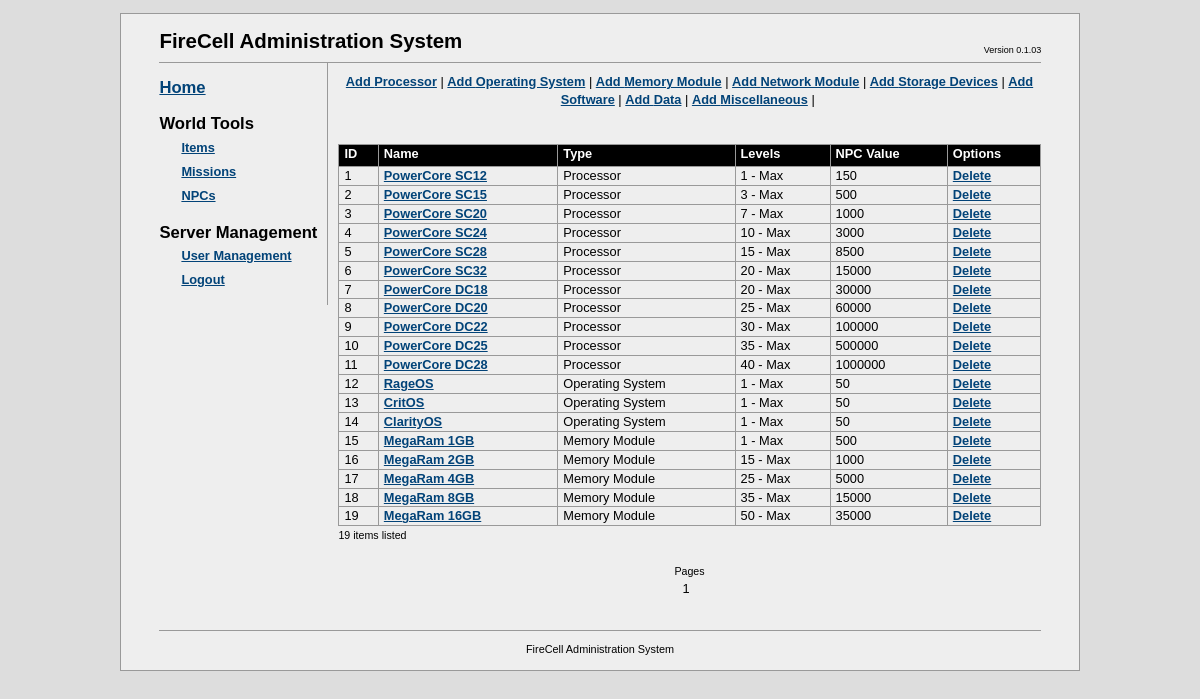
The page /fcadmin/?a=items (signed in) on the database as committed earlier.
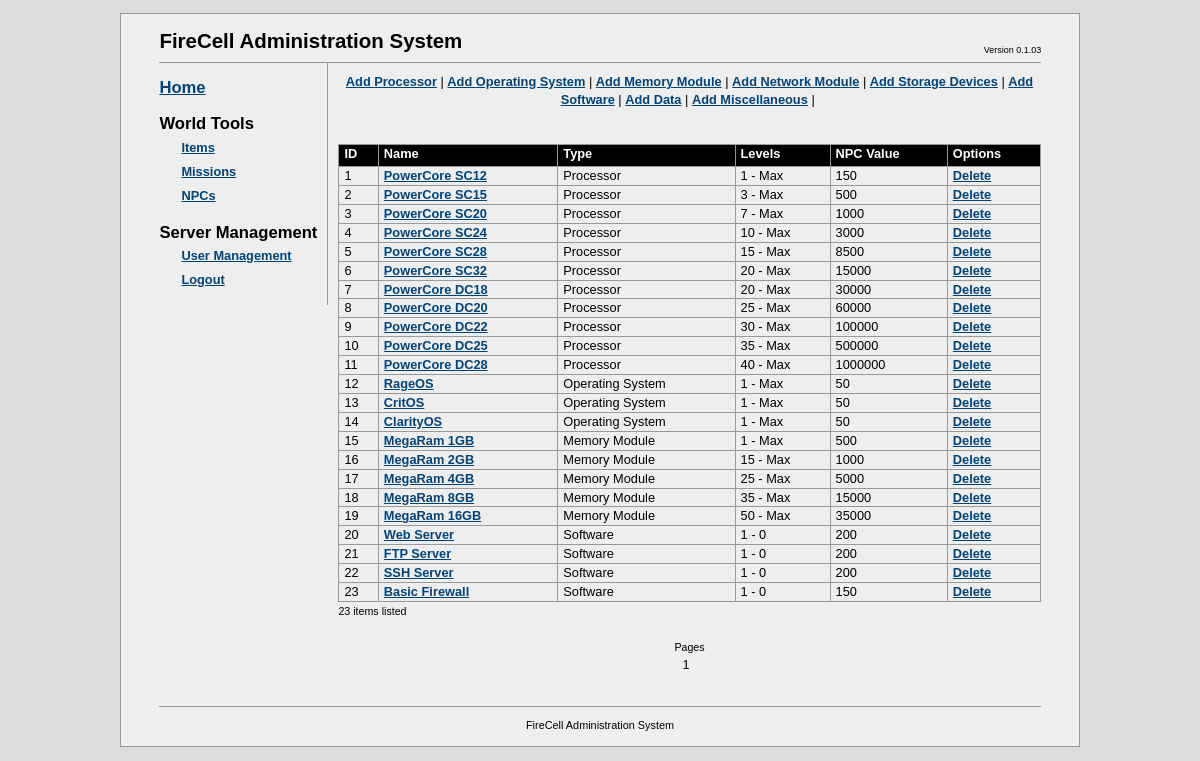
The same page on the database as committed later.
### tables this page shows
CREATE TABLE `fc_itemtypes` (
  `itemtype_id` int(10) unsigned NOT NULL auto_increment,
  `itemtype_name` varchar(32) NOT NULL,
  `itemtype_table` varchar(32) NOT NULL COMMENT 'sql table that stores items of this type',
  PRIMARY KEY  (`itemtype_id`)
);

CREATE TABLE `fc_items` (
  `item_id` bigint(20) unsigned NOT NULL auto_increment,
  `item_name` char(64) default NULL,
  `itemtype_id` int(10) unsigned NOT NULL COMMENT 'type of item (tb_itemtypes)',
  `object_id` bigint(20) unsigned NOT NULL COMMENT 'ID of the object in the table corresponding to the item type',
  `description` text,
  `min_level` int(10) unsigned NOT NULL COMMENT 'minimum level that this item can be created for',
  `max_level` int(10) unsigned default NULL COMMENT 'maximum level that this item can be created for',
  `npc_value` bigint(20) unsigned NOT NULL COMMENT 'Items NPC value',
  PRIMARY KEY  (`item_id`)
);

### fcadmin/config.php (called while the page is built, shortened)
<?php
$DB_SERVER = "localhost";
$DB_DATABASE = "firecell";
$DB_USER = "root";
$DB_PASSWORD = "root";
?>

### fcadmin/db/mysqldb.php (called while the page is built, shortened)
<?php
class MySQLDB
{
	private $link = NULL;
	public function Connect($server, $dbname, $user, $password)
	{
		$result = false;
		$this->link = mysql_pconnect($server, $user, $password);
		if ( $this->link != NULL )
		{
			$result = true;
		}
		return $result;
	}
	public function Execute($query)
	{
		$result = NULL;
		if ( $this->link != NULL )
		{
			$result = mysql_query($query, $this->link);
		}
		return $result;
	}
}
?>

### fcadmin/apps/itemmanager.php (the view, shortened to what this page needs)
<?php
require_once dirname(__FILE__)."/../config.php";
class ItemsManagerApp implements IFCAdminApp
{
  private $db = NULL;
  private $itemAction = NULL;
  private $itemTypes = NULL;
  private $itemData = NULL;
  private $itemsPerPage = 50;
  private $currentPage = 0;
  private $numPagesAvailable = 0;
  public function __construct($itemsPerPage = 50)
  {
    $this->itemsPerPage = $itemsPerPage;
  }
  public function init($db)
  {
    $this->db = $db;
    $this->itemAction = $_GET["i"];
    $this->LoadItemTypes();
    switch ( $this->itemAction )
    {
      case  NULL:
          $this->itemFilter = $_GET["f"];
          $this->currentPage = $_GET["page"];
          if ( $this->currentPage == NULL )
            $this->currentPage = 0;
          $this->numItems = $this->GetNumItems();
          $this->numPagesAvailable = ceil($this->numItems / $this->itemsPerPage);
          $this->itemData = $this->LoadItems();
        break;
    }
    return true;
  }
  public function render()
  {
    switch ( $this->itemAction )
    {
      case  NULL:
        $startIndex = $this->currentPage * $this->itemsPerPage;
        $this->render_options();
        $this->render_list($startIndex);
        $this->render_pages();
        break;
    }
  }
  private function render_options()
  {
    echo "<center>";
    foreach ($this->itemTypes as $id => $type)
    {
      echo "<a href=\"?a=items&i=-1&t=$id\">Add ".$type->name."</a> |&nbsp;";
    }
    echo "</center><br/><br/>";
  }
  private function render_list($startIndex = 0)
  {
echo <<<LIST
    <table class="tableUsers" cellspacing="0">
      <tr>
        <th>ID</th>
        <th>Name</th>
        <th>Type</th>
        <!--
        <th width="200">Description</th>
        -->
        <th>Levels</th>
        <th>NPC Value</th>
        <th>Options </th>
      </tr>
LIST;
    for ( $i = $startIndex; $i < count($this->itemData); $i++ )
    {
      $item = $this->itemData[$i];
      $type = $this->itemTypes[$item->type_id];
      echo "<tr>";
      echo "<td>".$item->id."</td>";
      echo "<td><a href=\"?a=items&i=".$item->id."&t=".$item->type_id."\">".$item->name."</a></td>";
      echo "<td>".$type->name."</td>";
      echo "<td>".$item->min_level." - ".$item->max_level."</td>";
      echo "<td>".$item->npc_value."</td>";
      echo "<td><a href=\"actions/delitem.php?iid=".$item->id."\">Delete</a>";
      echo "</tr>";
    }
echo <<<LIST
    </table>
LIST;
    echo "<small>".($i-$startIndex)." items listed</small><br/><br/>";
  }
  private function render_pages()
  {
    echo "<center><small>Pages</small><br/>";
    for ( $i = 0; $i < $this->numPagesAvailable; $i++ )
    {
      echo ($i+1);
    }
    echo "</center>";
  }
  private function LoadItemTypes()
  {
    $this->itemTypes = Array();
    $query = "SELECT * FROM fc_itemtypes";
    $result = $this->db->Execute( $query );
    if ( $result != NULL )
    {
      while ( $line = mysql_fetch_array($result, MYSQL_ASSOC) )
      {
        $type = new ItemType();
        $type->id = $line["itemtype_id"];
        $type->name = $line["itemtype_name"];
        $type->dbTable = $line["itemtype_table"];
        $this->itemTypes[ $type->id ] = $type;
      }
    }
    return count($this->itemTypes);
  }
  private function GetNumItems()
  {
    $count = 0;
    $query = "SELECT count(*) as c from fc_items";
    $result = $this->db->Execute( $query );
    if ( $result != NULL )
    {
      if ( $line = mysql_fetch_array($result, MYSQL_ASSOC) )
      {
        $count = $line["c"];
      }
    }
    return $count;
  }
  private function LoadItems()
  {
    $query = "select        items.item_id, items.item_name, types.itemtype_id, items.object_id, ".
             "              items.description, items.min_level, items.max_level, items.npc_value ".
             "from          fc_items items ".
             "inner join    fc_itemtypes types ".
             "on            types.itemtype_id = items.itemtype_id ";
    $itemData = Array();
    $result = $this->db->Execute( $query );
    if ( $result != NULL )
    {
      while ( $line = mysql_fetch_array($result, MYSQL_ASSOC) )
      {
        $item = $this->CreateItemFromRecord($line);
        array_push( $itemData, $item);
      }
    }
    return $itemData;
  }
  private function CreateItemFromRecord($record)
  {
    $item = new Item();
    $item->id = $record["item_id"];
    $item->name = $record["item_name"];
    $item->type_id = $record["itemtype_id"];
    $item->object_id = $record["object_id"];
    $item->description = $record["description"];
    $item->min_level = $record["min_level"];
    $item->max_level = ($record["max_level"] == NULL ? "Max" : $record["max_level"]);
    $item->npc_value = $record["npc_value"];
    return $item;
  }
}
?>

### fcadmin/index.php (shortened to what this page needs)
<?php
  require_once dirname(__FILE__)."/config.php";
  require_once dirname(__FILE__)."/db/mysqldb.php";
  require_once dirname(__FILE__)."/apps/itemmanager.php";
  $db = new MySQLDB();
  $app = NULL;
echo <<<HTML
<!DOCTYPE html PUBLIC "-//W3C//DTD XHTML 1.1//EN"
	"http://www.w3.org/TR/xhtml11/DTD/xhtml11.dtd">
<html lang="en" xml:lang="en">
<head>
	<title>FireCell Administration</title>
	<meta http-equiv="Content-Type" content="txt/html; charset=utf-8" />
	<link rel="stylesheet" type="text/css" href="css/fcadmin.css" />
</head>
<body>
<div id="bodyContainer">
	<div id="head">
    FireCell Administration System
  	<ul class="utility">
  		<li>Version 0.1.03
  	</ul>
	</div>
  <div id="content">
HTML;
  $accountType= $_SESSION["acctype"];
  if ( $accountType < 2 || $accountType == NULL )
  {
echo <<<HTML
      <center>
      <br/>Login required:
      <form name="login" action="actions/login.php" method="post">
        <table id="logintable">
          <tr>
            <td align="right">Username:</td>
            <td><input class="fcedit" name="name" value="" type="text" /></td>
          </tr>
          <tr>
            <td align="right">Password:</td>
            <td><input class="fcedit" name="password" value="" type="password" /></td>
          </tr>
          <tr>
            <td></td>
            <td><input class="fcbutton" name="Login" value="Login" type="submit" /></td>
          </tr>
        </table>
      </form>
      </center>
HTML;
  }
  else
  {
echo <<<HTML
    <div id="sidepanel">
      <h2><a href="index.php">Home</a></h2>
      <h2>World Tools</h2>
      <ul class="tools">
        <li><a href="?a=items">Items</a></li>
        <li><a href="?a=missions">Missions</a></li>
        <li><a href="?a=npc">NPCs</a></li>
      </ul>
    	<h2>Server Management</h2>
      <ul class="tools">
        <li><a href="?a=users">User Management</a></li>
        <li><a href="actions/logout.php">Logout</a></li>
      </ul>
    </div>
    <div id="apppanel">
HTML;
       $appname = $_GET["a"];
       switch ( $appname )
       {
       case "items":
			  $app = new ItemsManagerApp();
        break;
       }
       if ( strlen($appname) > 0 )
       {
         if ( $app instanceof IFCAdminApp )
         {
           if ( $app->init($db) == true )
           {
             $app->render();
           }
           else
           {
             echo "Failed to initialise the requested application!";
           }
         }
         else
         {
           echo "Requested app class does not implement IFCAdminApp interface!";
         }
       }
       else
       {
         echo "No app found for this request!";
       }
    echo "</div> ";
  }
echo <<<HTML
    <div id="foot">
      FireCell Administration System
    </div>
  </div>
</div>
</body>
</html>
HTML;
?>

### fcadmin/css/fcadmin.css (style rules this page uses)
* { margin: 0; padding: 0; }
html { background: #ddd; }
#bodyContainer { margin: 1em 10%; padding: 1em 3em; font: 80%/1.4 tahoma, arial, helvetica, lucida sans, sans-serif; border: 1px solid #999; background: #eee; position: relative; }
#head { padding-bottom: 0em; border-bottom: 1px solid #999; font-size: 1.6em; font-weight: bold; height: 35px; clear: right; }
#content { width:auto; }
#sidepanel { width: auto; padding-right: 10px; padding-bottom: 1em; float: left; border-right: 1px solid #999; }
#apppanel { width: auto; overflow: hidden; padding-top: 10px; padding-left: 10px; padding-bottom: 1em; }
#foot { text-align: center; margin-top: 1.8em; border-top: 1px solid #999; padding-top: 1em; font-size: 0.85em; clear: left; }
.utility { position: absolute; right: 4em; top: 30px; font-weight: normal; font-size: 9px; }
.utility li { display: inline; }
h2 { margin: 0.8em 0 0 0; font-size: 1.3em; font-weight: bold; }
ul { list-style: none; margin: 0; padding: 0; }
#head ul li, dl ul li, #foot li { list-style: none; display: inline; margin: 0; padding: 0 0.2em; }
ul.aliases, ul.projects, ul.tools { list-style: none; line-height: 24px; }
ul.aliases a, ul.projects a, ul.tools a { padding-left: 22px; }
a { color: #024378; font-weight: bold; text-decoration: underline; }
.tableUsers { width: 100%; border-right: solid 1px #999; }
.tableUsers th { background-color: black; color: white; border-bottom: solid 1px #999; border-top: solid 1px #999; border-left: solid 1px #999; padding-bottom: 3px; padding-left: 5px; padding-right: 5px; text-align: left; }
.tableUsers td { padding-left: 5px; padding-right: 5px; text-align: left; border-left: solid 1px #999; border-bottom: solid 1px #999; }

Rows that differ between the two databases and show on the page:
added fc_items: item_id "20", item_name "Web Server", itemtype.itemtype_name "Software", min_level "1", max_level "0", npc_value "200"
added fc_items: item_id "21", item_name "FTP Server", itemtype.itemtype_name "Software", min_level "1", max_level "0", npc_value "200"
added fc_items: item_id "22", item_name "SSH Server", itemtype.itemtype_name "Software", min_level "1", max_level "0", npc_value "200"
added fc_items: item_id "23", item_name "Basic Firewall", itemtype.itemtype_name "Software", min_level "1", max_level "0", npc_value "150", $i-$startIndex "23"
Other text that changed with them:
$i-$startIndex: "19" → (not shown)
